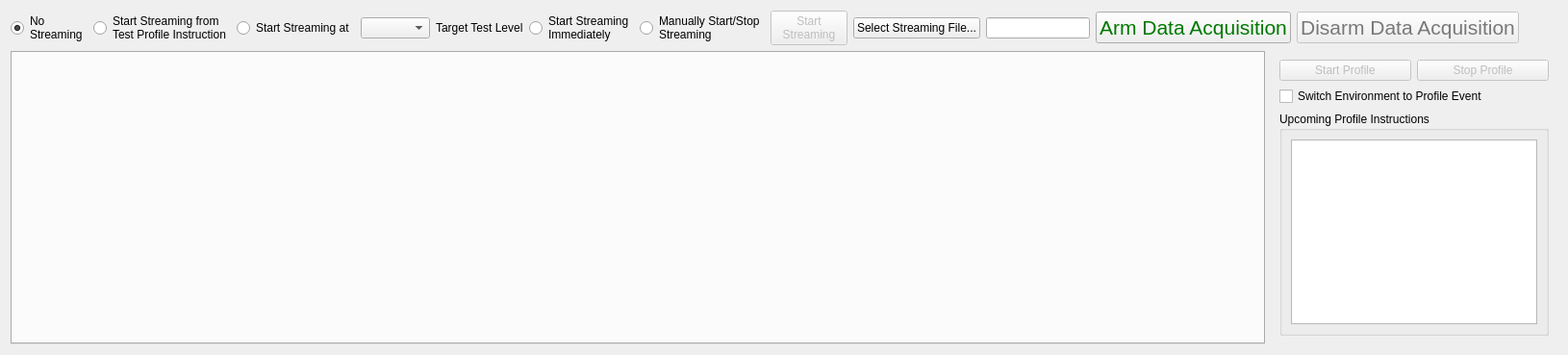
      <widget class="QWidget" name="run_test_tab">
       <attribute name="title">
        <string>Run Test</string>
       </attribute>
       <layout class="QVBoxLayout" name="verticalLayout_8">
        <item>
         <layout class="QHBoxLayout" name="streaming_and_arming_layout">
          <item>
           <layout class="QHBoxLayout" name="streaming_options_layout">
            <item>
             <widget class="QRadioButton" name="no_streaming_radiobutton">
              <property name="toolTip">
               <string>No time data will be stored to disk.</string>
              </property>
              <property name="text">
               <string>No
Streaming</string>
              </property>
              <property name="checked">
               <bool>true</bool>
              </property>
              <attribute name="buttonGroup">
               <string notr="true">streaming_button_group</string>
              </attribute>
             </widget>
            </item>
            <item>
             <widget class="QRadioButton" name="profile_streaming_radiobutton">
              <property name="toolTip">
               <string>Data will only be saved to disk after recieving a Global Start Streaming event from the Test Profile.</string>
              </property>
              <property name="text">
               <string>Start Streaming from
Test Profile Instruction</string>
              </property>
              <attribute name="buttonGroup">
               <string notr="true">streaming_button_group</string>
              </attribute>
             </widget>
            </item>
            <item>
             <layout class="QHBoxLayout" name="streaming_environment_target_layout">
              <item>
               <widget class="QRadioButton" name="test_level_streaming_radiobutton">
                <property name="toolTip">
                 <string>Starts streaming data to disk when the specified environment hits its target test level.  This is useful if the user will step up level slowly and doesn't want to save a ton of data before the test level is reached.</string>
                </property>
                <property name="text">
                 <string>Start Streaming at</string>
                </property>
                <property name="checked">
                 <bool>false</bool>
                </property>
                <attribute name="buttonGroup">
                 <string notr="true">streaming_button_group</string>
                </attribute>
               </widget>
              </item>
              <item>
               <widget class="QComboBox" name="streaming_environment_select_combobox">
                <property name="toolTip">
                 <string>Selects the environment to use if streaming is based on an environment hitting a desired test level.</string>
                </property>
               </widget>
              </item>
              <item>
               <widget class="QLabel" name="streaming_environment_target_end_text_label">
                <property name="text">
                 <string>Target Test Level</string>
                </property>
               </widget>
              </item>
             </layout>
            </item>
            <item>
             <widget class="QRadioButton" name="immediate_streaming_radiobutton">
              <property name="toolTip">
               <string>Starts streaming data to disk when the first environment is started.</string>
              </property>
              <property name="text">
               <string>Start Streaming
Immediately</string>
              </property>
              <property name="checked">
               <bool>false</bool>
              </property>
              <attribute name="buttonGroup">
               <string notr="true">streaming_button_group</string>
              </attribute>
             </widget>
            </item>
            <item>
             <widget class="QRadioButton" name="manual_streaming_radiobutton">
              <property name="toolTip">
               <string>Allows the user to select when to save data manually.  User can start and stop streaming data multiple times in one test.</string>
              </property>
              <property name="text">
               <string>Manually Start/Stop
Streaming</string>
              </property>
              <attribute name="buttonGroup">
               <string notr="true">streaming_button_group</string>
              </attribute>
             </widget>
            </item>
           </layout>
          </item>
          <item>
           <widget class="QPushButton" name="manual_streaming_trigger_button">
            <property name="enabled">
             <bool>false</bool>
            </property>
            <property name="toolTip">
             <string>Start or stop streaming to disk.</string>
            </property>
            <property name="text">
             <string>Start
Streaming</string>
            </property>
           </widget>
          </item>
          <item>
           <layout class="QHBoxLayout" name="streaming_file_display_layout">
            <item>
             <widget class="QPushButton" name="select_streaming_file_button">
              <property name="toolTip">
               <string>Select a file to store data to on the computer.</string>
              </property>
              <property name="text">
               <string>Select Streaming File...</string>
              </property>
             </widget>
            </item>
            <item>
             <widget class="QLineEdit" name="streaming_file_display">
              <property name="sizePolicy">
               <sizepolicy hsizetype="Minimum" vsizetype="Fixed">
                <horstretch>0</horstretch>
                <verstretch>0</verstretch>
               </sizepolicy>
              </property>
              <property name="toolTip">
               <string>File to which data will be streamed.</string>
              </property>
              <property name="readOnly">
               <bool>true</bool>
              </property>
             </widget>
            </item>
           </layout>
          </item>
          <item>
           <widget class="QPushButton" name="arm_test_button">
            <property name="sizePolicy">
             <sizepolicy hsizetype="Minimum" vsizetype="Fixed">
              <horstretch>0</horstretch>
              <verstretch>0</verstretch>
             </sizepolicy>
            </property>
            <property name="palette">
             <palette>
              <active>
               <colorrole role="ButtonText">
                <brush brushstyle="SolidPattern">
                 <color alpha="255">
                  <red>0</red>
                  <green>120</green>
                  <blue>0</blue>
                 </color>
                </brush>
               </colorrole>
              </active>
              <inactive>
               <colorrole role="ButtonText">
                <brush brushstyle="SolidPattern">
                 <color alpha="255">
                  <red>0</red>
                  <green>120</green>
                  <blue>0</blue>
                 </color>
                </brush>
               </colorrole>
              </inactive>
              <disabled>
               <colorrole role="ButtonText">
                <brush brushstyle="SolidPattern">
                 <color alpha="255">
                  <red>120</red>
                  <green>120</green>
                  <blue>120</blue>
                 </color>
                </brush>
               </colorrole>
              </disabled>
             </palette>
            </property>
            <property name="font">
             <font>
              <pointsize>16</pointsize>
             </font>
            </property>
            <property name="toolTip">
             <string>Arms the data acquisition system.  This will start the data acquisition system.  Until an environment is started, the data acquisition system will only output zero voltage.</string>
            </property>
            <property name="text">
             <string>Arm Data Acquisition</string>
            </property>
           </widget>
          </item>
          <item>
           <widget class="QPushButton" name="disarm_test_button">
            <property name="enabled">
             <bool>false</bool>
            </property>
            <property name="sizePolicy">
             <sizepolicy hsizetype="Minimum" vsizetype="Fixed">
              <horstretch>0</horstretch>
              <verstretch>0</verstretch>
             </sizepolicy>
            </property>
            <property name="palette">
             <palette>
              <active>
               <colorrole role="ButtonText">
                <brush brushstyle="SolidPattern">
                 <color alpha="255">
                  <red>255</red>
                  <green>0</green>
                  <blue>0</blue>
                 </color>
                </brush>
               </colorrole>
              </active>
              <inactive>
               <colorrole role="ButtonText">
                <brush brushstyle="SolidPattern">
                 <color alpha="255">
                  <red>255</red>
                  <green>0</green>
                  <blue>0</blue>
                 </color>
                </brush>
               </colorrole>
              </inactive>
              <disabled>
               <colorrole role="ButtonText">
                <brush brushstyle="SolidPattern">
                 <color alpha="255">
                  <red>120</red>
                  <green>120</green>
                  <blue>120</blue>
                 </color>
                </brush>
               </colorrole>
              </disabled>
             </palette>
            </property>
            <property name="font">
             <font>
              <pointsize>16</pointsize>
             </font>
            </property>
            <property name="toolTip">
             <string>Stops the data acquisition system.  This button must be pressed to stop streaming data to disk, unless Manual Streaming is selected.</string>
            </property>
            <property name="text">
             <string>Disarm Data Acquisition</string>
            </property>
           </widget>
          </item>
          <item>
           <spacer name="streaming_and_arming_spacer">
            <property name="orientation">
             <enum>Qt::Horizontal</enum>
            </property>
            <property name="sizeHint" stdset="0">
             <size>
              <width>40</width>
              <height>20</height>
             </size>
            </property>
           </spacer>
          </item>
         </layout>
        </item>
        <item>
         <layout class="QHBoxLayout" name="environment_results_layout">
          <item>
           <widget class="QTabWidget" name="run_environment_tabs">
            <property name="tabPosition">
             <enum>QTabWidget::West</enum>
            </property>
            <property name="currentIndex">
             <number>-1</number>
            </property>
           </widget>
          </item>
          <item>
           <widget class="QWidget" name="run_profile_widget" native="true">
            <property name="sizePolicy">
             <sizepolicy hsizetype="Preferred" vsizetype="Preferred">
              <horstretch>0</horstretch>
              <verstretch>0</verstretch>
             </sizepolicy>
            </property>
            <layout class="QVBoxLayout" name="verticalLayout_10">
             <item>
              <layout class="QHBoxLayout" name="start_stop_profile_button_layout">
               <item>
                <widget class="QPushButton" name="start_profile_button">
                 <property name="enabled">
                  <bool>false</bool>
                 </property>
                 <property name="toolTip">
                  <string>Starts running the specified test timeline.  Listed events will occur automatically at their prescribed timestamps.</string>
                 </property>
                 <property name="text">
                  <string>Start Profile</string>
                 </property>
                </widget>
               </item>
               <item>
                <widget class="QPushButton" name="stop_profile_button">
                 <property name="enabled">
                  <bool>false</bool>
                 </property>
                 <property name="toolTip">
                  <string>Stops the profile from running.</string>
                 </property>
                 <property name="text">
                  <string>Stop Profile</string>
                 </property>
                </widget>
               </item>
              </layout>
             </item>
             <item>
              <widget class="QCheckBox" name="show_profile_change_checkbox">
               <property name="toolTip">
                <string>If checked, the Environment displayed on the Run Test tab will change to the environment that the profile event occured in.</string>
               </property>
               <property name="text">
                <string>Switch Environment to Profile Event</string>
               </property>
              </widget>
             </item>
             <item>
              <widget class="QGroupBox" name="upcoming_instructions_groupbox">
               <property name="title">
                <string>Upcoming Profile Instructions</string>
               </property>
               <layout class="QVBoxLayout" name="verticalLayout_6">
                <item>
                 <widget class="QListWidget" name="upcoming_instructions_list">
                  <property name="sizePolicy">
                   <sizepolicy hsizetype="Fixed" vsizetype="Expanding">
                    <horstretch>0</horstretch>
                    <verstretch>0</verstretch>
                   </sizepolicy>
                  </property>
                 </widget>
                </item>
               </layout>
              </widget>
             </item>
            </layout>
           </widget>
          </item>
         </layout>
        </item>
       </layout>
      </widget>
